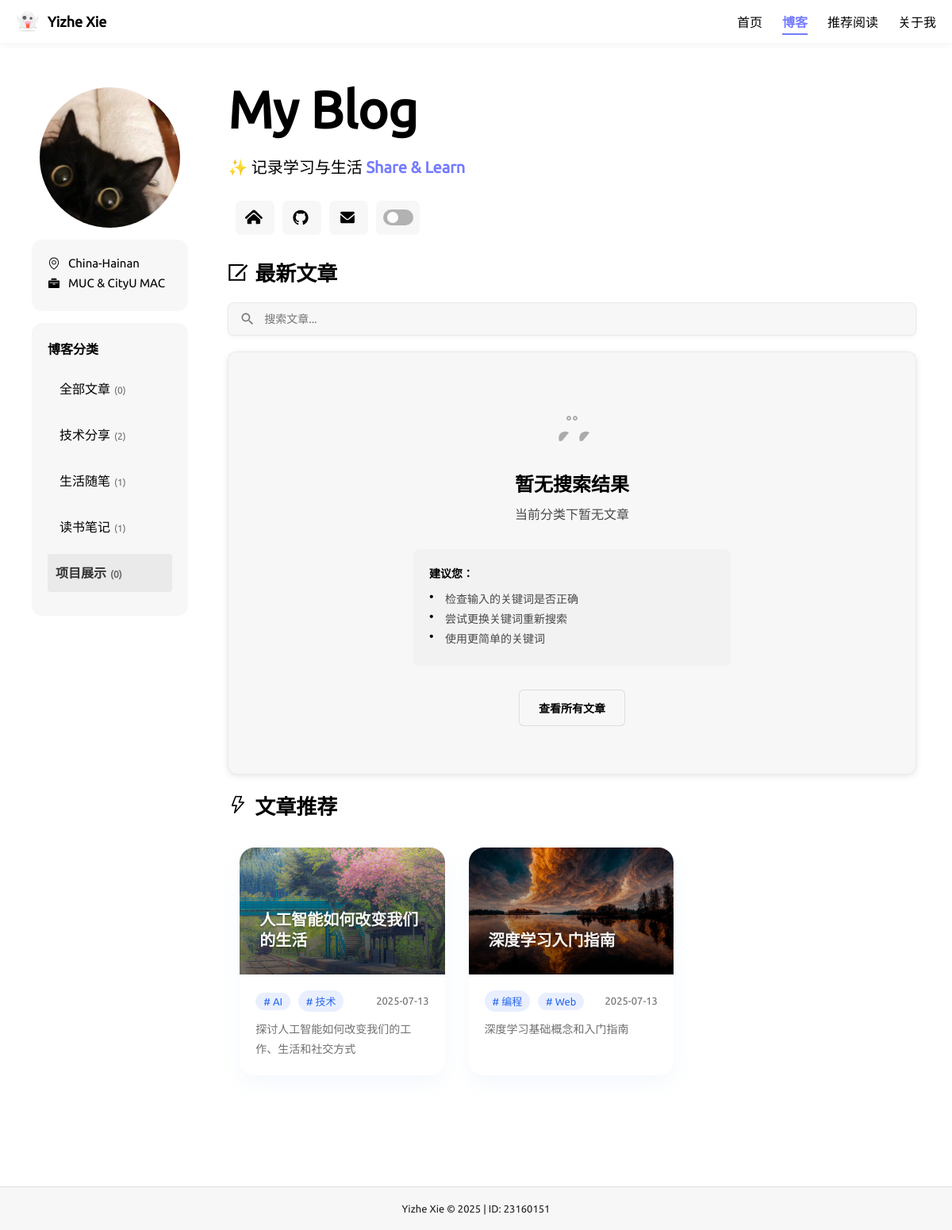
/blog.php?category=project, run on the app's committed database.
### tables this page shows
CREATE TABLE categories (
    id INT AUTO_INCREMENT PRIMARY KEY,
    name VARCHAR(50) NOT NULL UNIQUE,
    slug VARCHAR(50) NOT NULL UNIQUE,
    description TEXT,
    created_at TIMESTAMP DEFAULT CURRENT_TIMESTAMP
);

CREATE TABLE articles (
    id INT AUTO_INCREMENT PRIMARY KEY,
    title VARCHAR(200) NOT NULL,
    content TEXT NOT NULL,
    excerpt VARCHAR(500),
    category_id INT,
    author_id INT,
    status ENUM('draft', 'published', 'archived') DEFAULT 'draft',
    created_at TIMESTAMP DEFAULT CURRENT_TIMESTAMP,
    updated_at TIMESTAMP DEFAULT CURRENT_TIMESTAMP ON UPDATE CURRENT_TIMESTAMP,
    FOREIGN KEY (category_id) REFERENCES categories(id) ON DELETE SET NULL,
    FOREIGN KEY (author_id) REFERENCES users(id) ON DELETE SET NULL
);

### blog.php (the view, shortened to what the rows shown need)
<?php
require_once 'database.php';
$db = Database::getInstance();
$category = $_GET['category'] ?? '';
$categories = $db->getCategories();
$featuredArticles = $db->getFeaturedArticles(3);
$currentCategory = $category ?: 'all';
?>
<!DOCTYPE html>
<html>
<head>
    <link rel="stylesheet" href="./static/css/style.css">
    <link rel="stylesheet" href="./static/css/root.css">
    <link rel="stylesheet" href="./static/css/blog.css">
    <link rel="stylesheet" href="https://cdn.jsdelivr.net/npm/prismjs@1.29.0/themes/prism.min.css">
    <link rel="stylesheet"
        href="https://cdn.jsdelivr.net/npm/prismjs@1.29.0/plugins/line-numbers/prism-line-numbers.min.css">
    <link rel="stylesheet" href="https://cdn.jsdelivr.net/npm/prismjs@1.29.0/plugins/toolbar/prism-toolbar.min.css">
</head>
<body>
    <div class="main">
        <div class="left">
            <div class="left-div">
                <div class="category-list">
                    <?php foreach ($categories as $cat): ?>
                    <div><a href="blog.php?category=<?php echo $cat['slug']; ?>" class="category-link <?php echo $currentCategory === $cat['slug'] ? 'active' : ''; ?>"><?php echo htmlspecialchars($cat['name']); ?><span
                                class="category-count">(<?php echo $cat['article_count']; ?>)</span></a></div>
                    <?php endforeach; ?>
                </div>
            </div>
        </div>
        <div class="right">
            <main>
                <?php if (!empty($featuredArticles)): ?>
                <div class="projectList">
                    <?php foreach ($featuredArticles as $featured): ?>
                    <a class="recommendCard" href="blog.php?id=<?php echo $featured['id']; ?>">
                        <div class="recommendCard-img">
                            <img src="<?php echo htmlspecialchars($featured['featured_image'] ?: './static/img/background/background1.png'); ?>" alt="<?php echo htmlspecialchars($featured['title']); ?>">
                            <div class="recommendCard-overlay">
                                <div class="recommendCard-overlay-title"><?php echo htmlspecialchars($featured['title']); ?></div>
                            </div>
                        </div>
                        <div class="recommendCard-content">
                            <div class="recommendCard-meta">
                                <div>
                                    <?php if ($featured['tags']): ?>
                                    <?php foreach (explode(',', $featured['tags']) as $tag): ?>
                                    <span class="recommendCard-tag"># <?php echo htmlspecialchars(trim($tag)); ?></span>
                                    <?php endforeach; ?>
                                    <?php endif; ?>
                                </div>
                                <div class="recommendCard-date"><?php echo date('Y-m-d', strtotime($featured['created_at'])); ?></div>
                            </div>
                            <div class="recommendCard-desc"><?php echo htmlspecialchars($featured['excerpt']); ?></div>
                        </div>
                    </a>
                    <?php endforeach; ?>
                </div>
                <?php endif; ?>
            </main>
        </div>
    </div>
</body>
</html>

### data on the page
categories: name "技术分享", article_count "2"
categories: name "生活随笔", article_count "1"
categories: name "读书笔记", article_count "1"
categories: name "项目展示", article_count "0"
articles: featured_image (picture), title "人工智能如何改变我们的生活", tags "AI", tags "技术", created_at "2025-07-13", excerpt "探讨人工智能如何改变我们的工作、生活和社交方式"
articles: featured_image (picture), title "深度学习入门指南", tags "编程", tags "Web", created_at "2025-07-13", excerpt "深度学习基础概念和入门指南"

### other printed values
$totalArticles "0"
